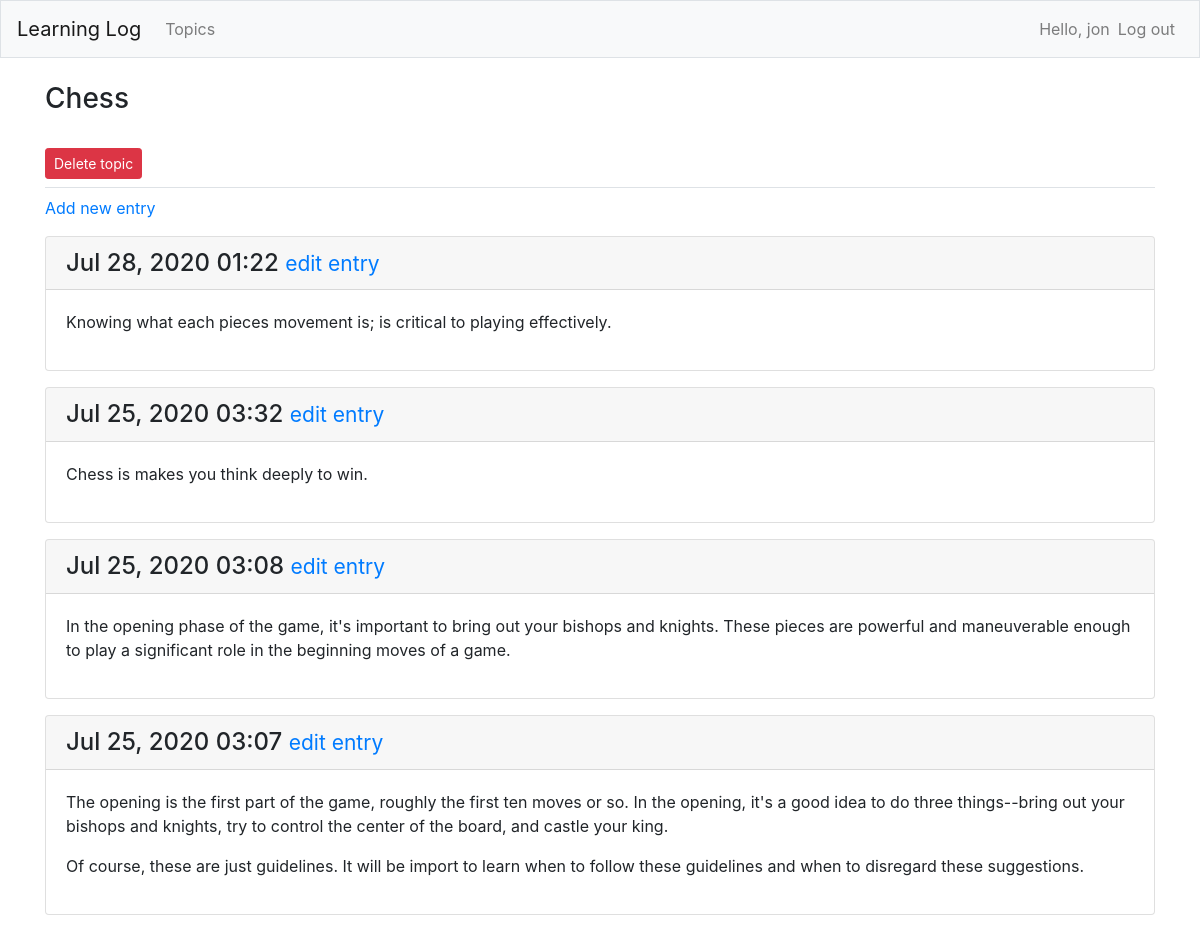
/topics/1/ (signed in), run on the app's committed database.
### learning_logs/models.py (models this page shows, shortened)
class Topic(models.Model):
    text = models.CharField(max_length=200)
    date_added = models.DateTimeField(auto_now_add=True)
    owner = models.ForeignKey(User, on_delete=models.CASCADE)
    def __str__(self):
        return self.text

class Entry(models.Model):
    topic = models.ForeignKey(Topic, on_delete=models.CASCADE)
    text = models.TextField()
    date_added = models.DateTimeField(auto_now_add=True)
    class Meta:
        verbose_name_plural = 'entries'

### learning_logs/views.py (the view)
# urls.py: path('topics/<int:topic_id>/', views.topic, name='topic'),
@login_required
def topic(request, topic_id):
    topic = Topic.objects.get(id=topic_id)
    check_topic_owner(request, topic)
    entries = topic.entry_set.order_by('-date_added')
    context = {'topic': topic, 'entries': entries}
    return render(request, 'learning_logs/topic.html', context)

### learning_logs/views.py (called while the page is built)
def check_topic_owner(request, topic):
    if topic.owner != request.user:
        raise Http404

### learning_logs/templates/learning_logs/topic.html
{% extends "learning_logs/base.html" %}
{% block page_header %}
    <h3>{{ topic }}</h3>
    <a class="btn btn-danger btn-sm mt-4" role="button"
        href="{% url 'learning_logs:delete_topic' topic.id %}">Delete topic
    </a>
{% endblock page_header %}
{% block content %}
    <p>
        <a href="{% url 'learning_logs:new_entry' topic.id %}">Add new entry</a>
    </p>
    {% for entry in entries %}
        <div class="card mb-3">
            <h4 class="card-header">
                {{ entry.date_added|date:'M d, Y H:i' }}
                <small><a href="{% url 'learning_logs:edit_entry' entry.id %}">
                    edit entry</a></small>
            </h4>
            <div class="card-body">
                {{ entry.text|linebreaks }}
            </div>
        </div>
    {% empty %}
        <p>There are no entries for this topic yet.</p>
    {% endfor %}
{% endblock content %}

### learning_logs/templates/learning_logs/base.html (shortened to what this page needs)
{% load bootstrap4 %}
<!doctype html>
<html lang="en">
    <head>
            {% bootstrap_css %}
    </head>
    <body>
        <nav class="navbar navbar-expand-md navbar-light bg-light mb-4 border">
            <a class="navbar-brand" href="{% url 'learning_logs:index' %}">
                Learning Log</a>
            <div class="collapse navbar-collapse" id="navbarCollapse">
                <ul class="navbar-nav mr-auto">
                    <li class="nav-item">
                        <a class="nav-link" href="{% url 'learning_logs:topics' %}">
                            Topics</a></li>
                </ul>
                <ul class="navbar-nav ml-auto">
                    {% if user.is_authenticated %}
                        <li class="nav-item">
                            <span class="navbar-text">Hello, {{ user.username }}</span>
                        </li>
                        <li class="nav-item">
                            <a class="nav-link" href="{% url 'users:logout' %}">Log out</a>
                        </li>
                    {% else %}
                        <li class="nav-item">
                            <a class="nav-link" href="{% url 'users:register' %}">Register</a>
                        </li>
                        <li class="nav-item">
                            <a class="nav-link" href="{% url 'users:login' %}">Log in</a></li>
                    {% endif %}
                </ul>
            </div>
        </nav>
        <main role="main" class="container">
            <div class="pb-2 mb-2 border-bottom">
                {% block page_header %}{% endblock page_header %}
            </div>
            <div>
                {% block content %}{% endblock content %}
            </div>
        </main>
    </body>
</html>

### data on the page
Topic: text "Chess"
Entry: date_added "Jul 28, 2020 01:22", text "Knowing what each pieces movement is; is critical to playing effectively."
Entry: date_added "Jul 25, 2020 03:32", text "Chess is makes you think deeply to win."
Entry: date_added "Jul 25, 2020 03:08", text "In the opening phase of the game, it's important to bring out your bishops and knights. These pieces are powerful and maneuverable enough to play a significant role in the beginning moves of a game."
Entry: date_added "Jul 25, 2020 03:07", text "The opening is the first part of the game, roughly the first ten moves or so. In the opening, it's a good idea to do three things--bring out your bishops and knights, try to control the center of the board, and castle your king. Of course, these are just guidelines. It will be import to learn when to follow these guidelines and when to disregard these suggestions."

### other printed values
{{ user.username }} "jon"
